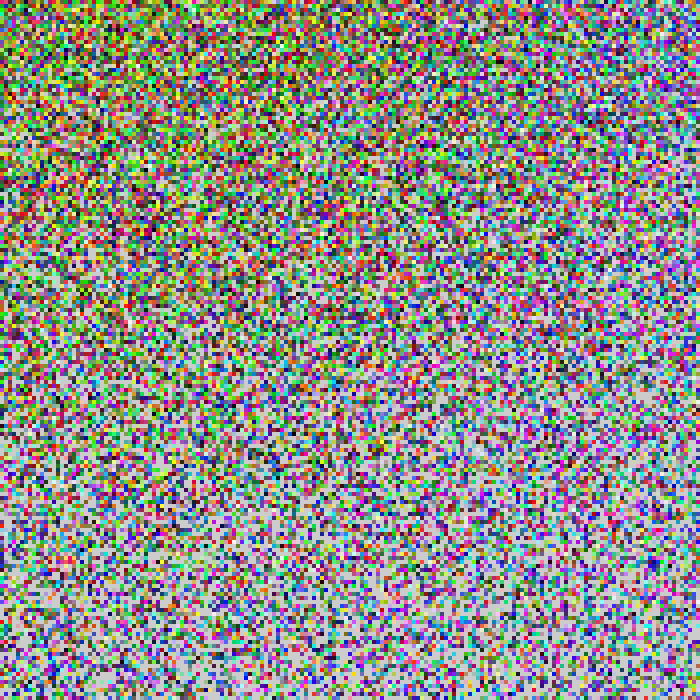
Frame 1 (no input)
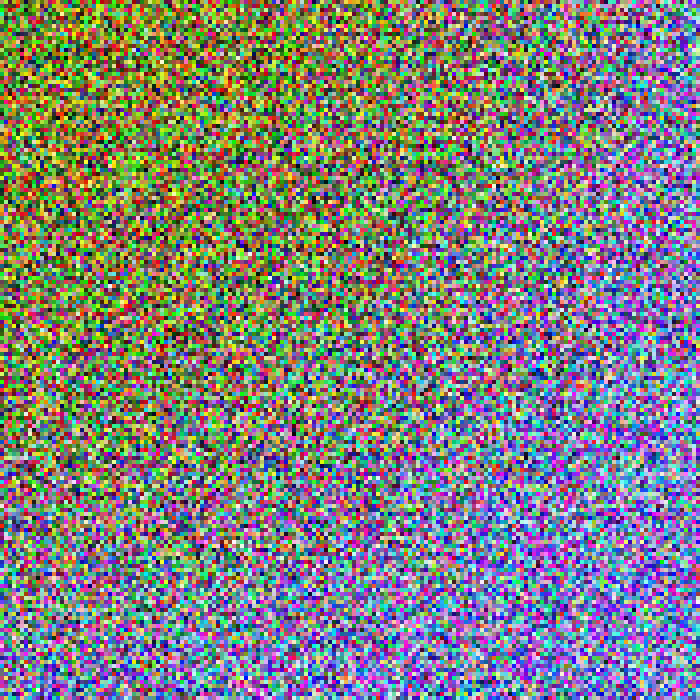
Frame 60 (the mouse pressed at the canvas centre just before this capture)
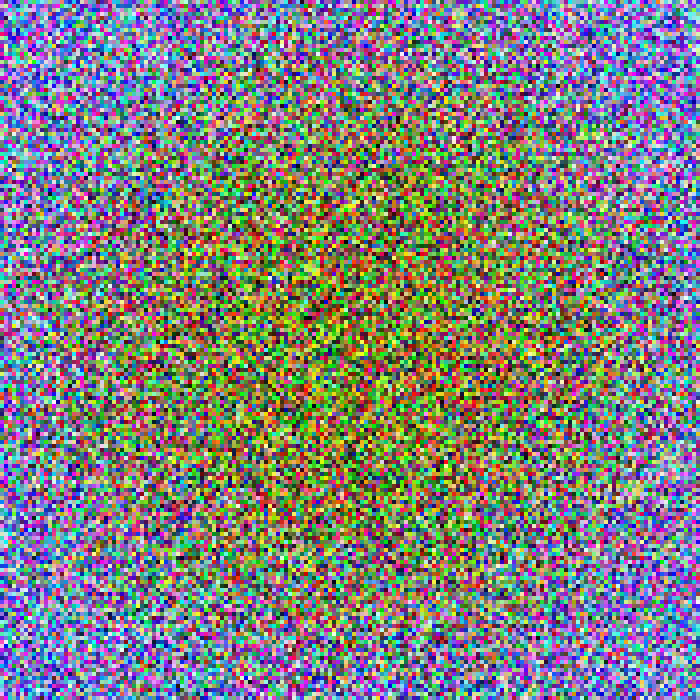
Frame 120 (the mouse held since frame 60 and released just before this capture)

The Processing sketch that drew these frames (run headless with seeded random() and noise(); from frame 60 on, the mouse is pressed at the canvas centre):

// Processing sketch: sketch_carreaux
// ── sketch_carreaux.pde
int nbCarreauxParCote=175;
Carreau[] carreaux=new Carreau[nbCarreauxParCote*nbCarreauxParCote];

void setup() {
  size(700, 700);
  noStroke();

  for (int y=0; y<nbCarreauxParCote; y++) {
    for (int x=0; x<nbCarreauxParCote; x++) {
      carreaux[y*nbCarreauxParCote+x]=new Carreau(x, y, nbCarreauxParCote);
    }
  }
}

void draw() {
  for (int y=0; y<nbCarreauxParCote; y++) {
    for (int x=0; x<nbCarreauxParCote; x++) {
      carreaux[y*nbCarreauxParCote+x].dessine();
      carreaux[y*nbCarreauxParCote+x].deplace();
    }
  }
}

class Carreau {
  int x;
  int y;

  float r;
  float g;
  float b;

  int reference;

  Carreau(int nouvX, int nouvY, int nbCarreauxParCote) {
    x=nouvX;
    y=nouvY;

    r=random(255);
    g=random(255);
    b=random(255);

    reference=(int)random(nbCarreauxParCote*nbCarreauxParCote);
  }

  void dessine() {
    fill(r, g, b);
    rect(x*width/nbCarreauxParCote, y*height/nbCarreauxParCote, width/nbCarreauxParCote, height/nbCarreauxParCote);
  }

  void deplace() {
    Carreau ref=carreaux[reference];
    float echelle=width/nbCarreauxParCote;
    
    float sommeCouleurs=b;
    float distSouris=(float)Math.sqrt((mouseX-x*echelle)*(mouseX-x*echelle)+(mouseY-y*echelle)*(mouseY-y*echelle));

    float sommeCouleursReference=ref.b;
    float distSourisReference=(float)Math.sqrt((mouseX-ref.x*echelle)*(mouseX-ref.x*echelle)+(mouseY-ref.y*echelle)*(mouseY-ref.y*echelle));

    if ((sommeCouleurs<sommeCouleursReference && distSouris>distSourisReference) || (sommeCouleurs>sommeCouleursReference && distSouris<distSourisReference)) {
      int xTemporaire=x;
      int yTemporaire=y;

      x=carreaux[reference].x;
      y=carreaux[reference].y;

      carreaux[reference].x=xTemporaire;
      carreaux[reference].y=yTemporaire;
    }
  }
}
